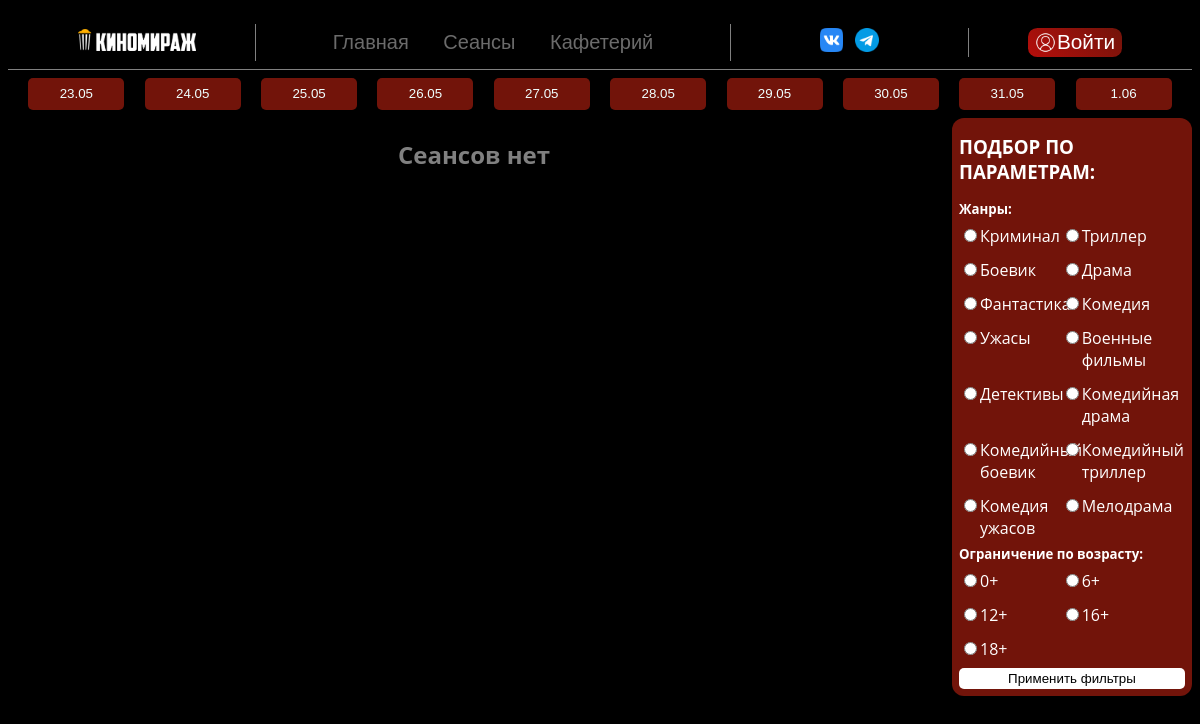
The page /session.php?age=16+ on the database its author committed.
### tables this page shows
CREATE TABLE `category` (
  `category_id` smallint NOT NULL,
  `category_name` varchar(255) NOT NULL
);

### components/session-filter.php (the view, shortened to what this page needs)
<?php
    $filt_query = "SELECT * FROM category";
    $filt_res = mysqli_query($conn, $filt_query);
?>
<link rel="stylesheet" href="assets/css/seans.css">
<form class="session-film-filter" method="GET">
    <h3 class="filter-main-text">ПОДБОР ПО ПАРАМЕТРАМ:</h3>
    <h5 class="filt-second-text">Жанры:</h5>
    <div class="filt-check-block">
        <?php
            $filt_num_rows = mysqli_num_rows($filt_res);
            if ($filt_num_rows > 0){
                for ($i=0; $i<$filt_num_rows; $i++){
                    $cat_filt = mysqli_fetch_array($filt_res, MYSQLI_ASSOC);
                    $cat_filt_html = <<<_CATFILTER
                        <div class="select-element">
                            <input id="$cat_filt[category_id]" type="radio" value="$cat_filt[category_name]" name="category">
                            <label for="$cat_filt[category_id]" class="sort">$cat_filt[category_name]</label>
                        </div>
                    _CATFILTER;
                    echo $cat_filt_html;
                }
            }
        ?>
    </div>
    <h5 class="filt-second-text">Ограничение по возрасту:</h5>
    <div class="filt-check-block">
        <div class="select-element">
            <input type="radio" name="age" value="0">
            <label class="sort">0+</label>
        </div>
        <div class="select-element">
            <input type="radio" name="age"  value="6">
            <label class="sort">6+</label>
        </div>
        <div class="select-element">
            <input type="radio" name="age"  value="12">
            <label class="sort">12+</label>
        </div>
        <div class="select-element">
            <input type="radio" name="age"  value="16">
            <label class="sort">16+</label>
        </div>
        <div class="select-element">
            <input type="radio" name="age"  value="18">
            <label class="sort">18+</label>
        </div>
    </div>
    <input class="button" type="submit" value="Применить фильтры">
</form>

### assets/css/style.css (style rules this page uses)
body { background-color: black; font-family: 'Open Sans', sans-serif; overflow-x: hidden; }

### assets/css/seans.css (style rules this page uses)
.session-film-filter { display: flex; flex-direction: column; background-color: #72140A; padding: 7px; border-radius: 12px; position: sticky; top: 10vh; z-index: 99; }
.session-film-filter h3, h5 { margin-block: 0.5em; color: white; }
.select-element { width: 50%; color: white; display: flex; flex-direction: row; align-items: baseline; }
.filt-check-block { max-width: 90%; display: flex; flex-direction: row; flex-wrap: wrap; row-gap: 1vw; }
.session-film-filter input.button { background-color: #ffffff; border: 0; border-radius: 5px; margin-top: 1vh; padding: 3px; }

### rows shown on the page
category: category_name "Криминал"
category: category_name "Триллер"
category: category_name "Боевик"
category: category_name "Драма"
category: category_name "Фантастика"
category: category_name "Комедия"
category: category_name "Ужасы"
category: category_name "Военные фильмы"
category: category_name "Детективы"
category: category_name "Комедийная драма"
category: category_name "Комедийный боевик"
category: category_name "Комедийный триллер"
category: category_name "Комедия ужасов"
category: category_name "Мелодрама"

### other values the page prints
$acc_text "Войти"
